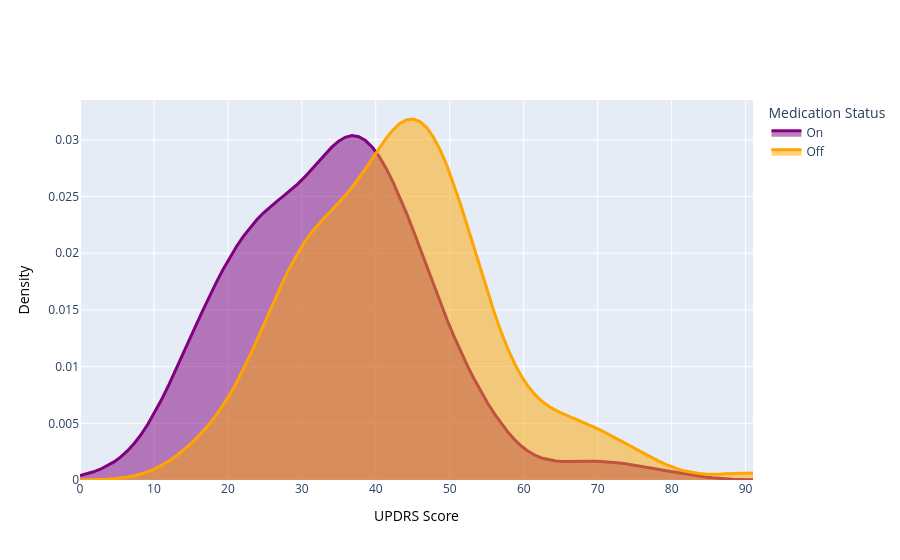

Notebook cell for this chart:
### Code cell
# Remove NaN values
on_scores = subjects_df['UPDRSIII_On'].dropna()
off_scores = subjects_df['UPDRSIII_Off'].dropna()

# Perform KDE using scipy's gaussian_kde
kde_on = gaussian_kde(on_scores)
kde_off = gaussian_kde(off_scores)

# Create a range for UPDRS scores
x_range = np.linspace(0, max(on_scores.max(), off_scores.max()), 100)

# Calculate KDE for the range
kde_values_on = kde_on(x_range)
kde_values_off = kde_off(x_range)

fig = go.Figure()

# Add KDE for UPDRSIII_On
fig.add_trace(go.Scatter(
    x=x_range, y=kde_values_on, 
    mode='lines', 
    name='On', 
    line=dict(color='purple', width=3),
    fill='tozeroy', opacity=0.4
))

# Add KDE for UPDRSIII_Off
fig.add_trace(go.Scatter(
    x=x_range, y=kde_values_off, 
    mode='lines', 
    name='Off', 
    line=dict(color='orange', width=3),
    fill='tozeroy', opacity=0.4
))

fig.update_layout(
    xaxis_title='UPDRS Score',
    yaxis_title='Density',
    xaxis=dict(titlefont=dict(color='black')),
    yaxis=dict(titlefont=dict(color='black')),
    legend_title="Medication Status"
)

fig.show()
